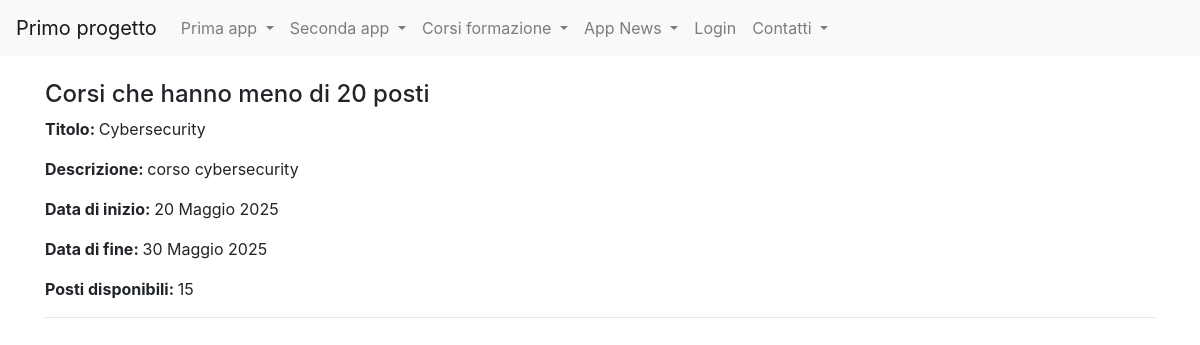
Screenshot of /corsi_formazione/view_d with the database file from the repository.
### corsi_formazione/models.py (models this page shows, shortened)
class Corso(models.Model):
    titolo = models.CharField(max_length=35)
    descrizione = models.CharField(max_length=20)
    data_inizio = models.DateField(blank=True)
    data_fine = models.DateField(blank=True)
    posti_disponibili = models.IntegerField(default=0,blank=True)
    class Meta:
        verbose_name = "Corso"
        verbose_name_plural = "Corsi"

### corsi_formazione/views.py (the view)
# urls.py: path("view_d", view_d, name="view_d" ),
def view_d(request): #view di view d
    corsi_meno_20 = Corso.objects.filter(posti_disponibili__lt=20)
    context = {'corsi' : corsi_meno_20}
    return render(request, 'view_d.html',context)

### corsi_formazione/templates/view_d.html (shortened to what this page needs)
{% extends 'base.html'%}
{%block content%}
<h4> Corsi che hanno meno di 20 posti </h4>
{% for corso in corsi %}
    <p><strong>Titolo: </strong>{{ corso.titolo }}</p>
    <p><strong>Descrizione: </strong>{{ corso.descrizione }}</p>
    <p><strong>Data di inizio: </strong>{{ corso.data_inizio }}</p>
    <p><strong>Data di fine: </strong>{{ corso.data_fine }}</p>
    <p><strong>Posti disponibili: </strong>{{ corso.posti_disponibili }}</p>
    <hr>
{% endfor %}
{%endblock content%}

### rows the page displays
Corso: titolo "Cybersecurity", descrizione "corso cybersecurity", data_inizio "20 Maggio 2025", data_fine "30 Maggio 2025", posti_disponibili "15"
